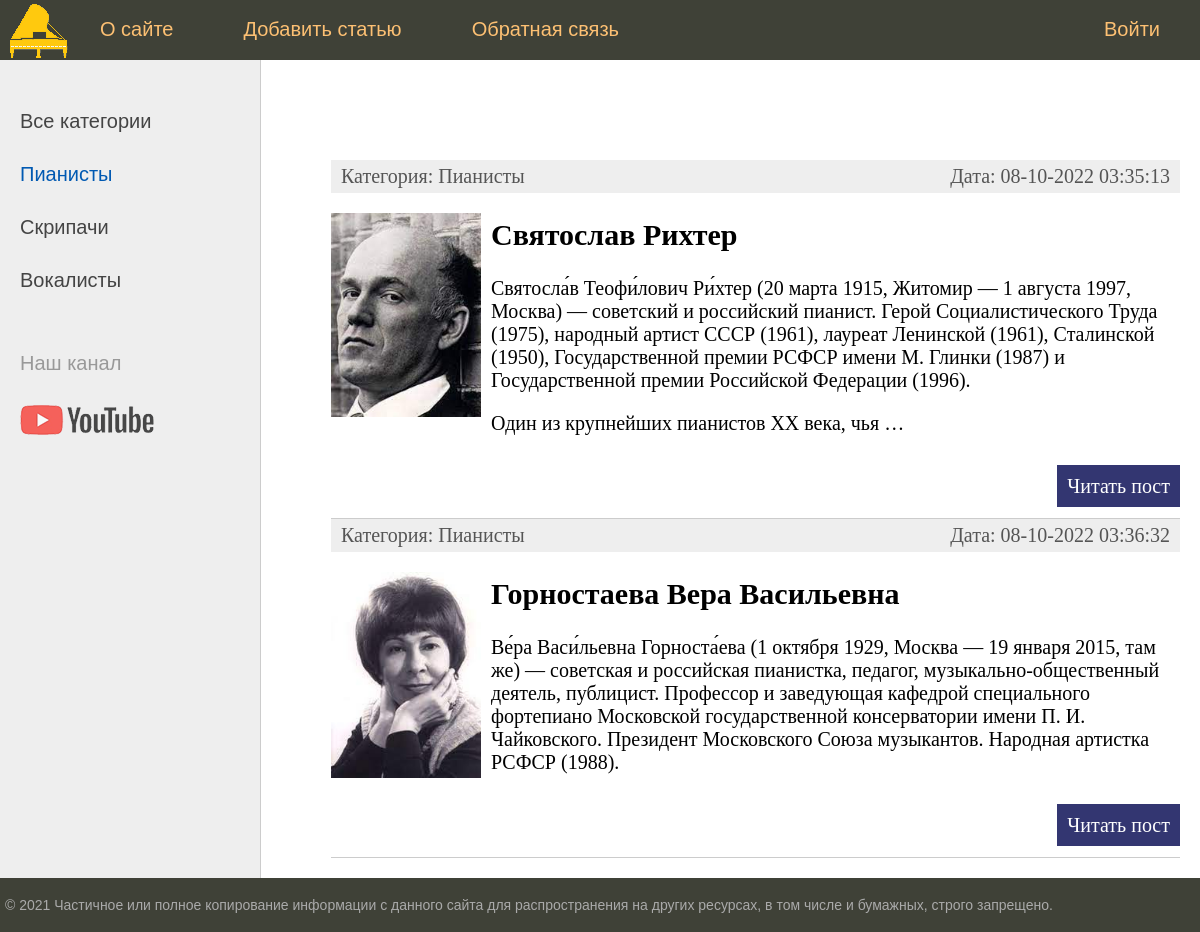
Page /category/1/ on the committed database.
### musicians/models.py (models this page shows, shortened)
class Category(models.Model):
    name = models.CharField(max_length=100, db_index=True, verbose_name="Категория")
    def __str__(self):
        return self.name
    def get_absolute_url(self):
        return reverse('category', kwargs={'cat_id': self.pk})
    class Meta:
        verbose_name = 'Категория'
        verbose_name_plural = 'Категории'
        ordering = ['id']

class Musicians(models.Model):
    id = models.AutoField(primary_key=True)
    title = models.CharField(max_length=255, verbose_name = "Заголовок")
    content = models.TextField(blank=True, verbose_name = "Текст статьи")
    photo = models.ImageField(upload_to="photos/%Y/%m/%d/", verbose_name = "Фотографии")
    audio = models.FileField(upload_to='audio/', blank=True, verbose_name = "Аудиозаписи")
    video = models.FileField(upload_to='video/', blank=True, verbose_name = "Видеозаписи")
    time_create = models.DateTimeField(auto_now_add=True, verbose_name = "Время создания")
    time_update = models.DateTimeField(auto_now=True, verbose_name = "Время обновления")
    is_published = models.BooleanField(default=True, verbose_name = "Публикация")
    cat = models.ForeignKey('Category', on_delete=models.PROTECT, null=True, verbose_name = "Категории")
    def get_absolute_url(self):
        return reverse('post', kwargs={'post_id': self.pk})
    class Meta:
        verbose_name = 'Известные музыканты'
        verbose_name_plural = 'Известные музыканты'
        ordering = ['time_create', 'title']

### musicians/views.py (the view)
# urls.py: path('category/<int:cat_id>/', show_category, name='category'),
def show_category(request, cat_id):
    posts = Musicians.objects.filter(cat_id=cat_id)
    if len(posts) == 0:
        raise Http404()
    context = {
        'posts': posts,
        'menu': menu,
        'title': 'Главная страница',
        'cat_selected': cat_id,
    }
    return render(request, 'musicians/index.html', context=context)

### musicians/templatetags/musicians_tags.py (called while the page is built)
@register.inclusion_tag('musicians/list_categories.html')
def show_categories(sort=None, cat_selected=0):
    if not sort:
        cats = Category.objects.all() # возвращает фрагмент страницы
    else:
        cats = Category.objects.order_by(sort)
    return {"cats": cats, "cat_selected": cat_selected}

### musicians/templates/musicians/index.html (shortened to what this page needs)
{% extends 'musicians/base.html' %}
{% block content %}
<ul class="list-articles">
	{% for p in posts %}
			<li><div class="article-panel">
         		<p class="first">Категория: {{p.cat}}</p>
        	 	<p class="last">Дата: {{p.time_update|date:"d-m-Y H:i:s"}}</p>
			</div>
{% if p.photo %}
         <p><img class="img-article-left thumb" src="{{p.photo.url}}"></p>
{% endif %}
				<h2>{{p.title}}</h2>
	{% autoescape on %}
	{{p.content|linebreaks|truncatewords:50}}
	{% endautoescape %}
			<p class="link-read-post"><a href="{{ p.get_absolute_url }}">Читать пост</a></p>
			</li>
	{% endfor %}
</ul>
{% endblock %}

### musicians/templates/musicians/list_categories.html
{% for c in cats %}
	{% if c.pk == cat_selected %}
        <li class="selected">{{c.name}}</li>
	{% else %}
        <li><a href="{{ c.get_absolute_url }}">{{c.name}}</a></li>
	{% endif %}
{% endfor %}

### musicians/static/musicians/css/styles.css (style rules this page uses)
html, body { font-family: 'Arial'; margin: 0; padding: 0; height: 100%; width: 100%; color: #444; }
a { color: #0059b2; text-decoration: none; }
img { max-width: 600px; height: auto; }
img.img-article-left { max-width: 300px; height: auto; float: left; padding: 0 10px 10px 0; }
img.img-article-left.thumb { max-width: 150px; height: auto; }
p.link-read-post { text-align: right; }
p.link-read-post a { padding: 10px; min-width: 100px; background: #333671; color: #fff; text-decoration: none; }
div.article-panel { background: #eee; padding: 5px 10px 5px 10px; box-sizing: border-box; overflow: hidden; color: #555; }
div.article-panel p.first { margin: 0; float: left; }
div.article-panel p.last { margin: 0; float: right; }
ul.list-articles { list-style: none; margin: 0; padding: 0; }
ul.list-articles li { border-bottom: 1px solid #ccc; }
.left-chapters ul li { margin: 30px 0 0 0; color: #999; }
.left-chapters ul li.selected { color: #0059b2; }
.left-chapters ul li a { color: #444; text-decoration: none; }

### rows in the picture
Category: name "Пианисты"
Category: name "Скрипачи"
Category: name "Вокалисты"
Musicians: cat "Пианисты", time_update "08-10-2022 03:35:13", photo (picture), title "Святослав Рихтер", content "Святосла́в Теофи́лович Ри́хтер (20 марта 1915, Житомир — 1 августа 1997, Москва) — советский и российский пианист. Герой Социалистического Труда (1975), народный артист СССР (1961), лауреат Ленинской (1961), Сталинской (1950), Государственной премии РСФСР имени М. Глинки (1987) и Государственной премии Российской Федерации (1996). Один из крупнейших пианистов XX века, чья …"
Musicians: cat "Пианисты", time_update "08-10-2022 03:36:32", photo (picture), title "Горностаева Вера Васильевна", content "Ве́ра Васи́льевна Горноста́ева (1 октября 1929, Москва — 19 января 2015, там же) — советская и российская пианистка, педагог, музыкально-общественный деятель, публицист. Профессор и заведующая кафедрой специального фортепиано Московской государственной консерватории имени П. И. Чайковского. Президент Московского Союза музыкантов. Народная артистка РСФСР (1988)."

### other values in the picture
{{ m.title }} "О сайте" "Добавить статью" "Обратная связь"
{{ m.title }} "Войти"
